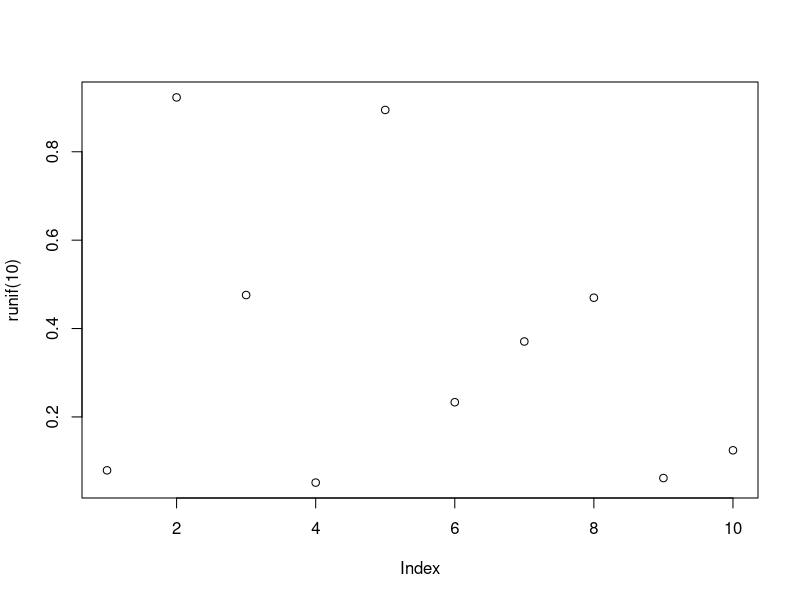

R code for this plot:
## ---- chunk 1
plot(runif(10))
